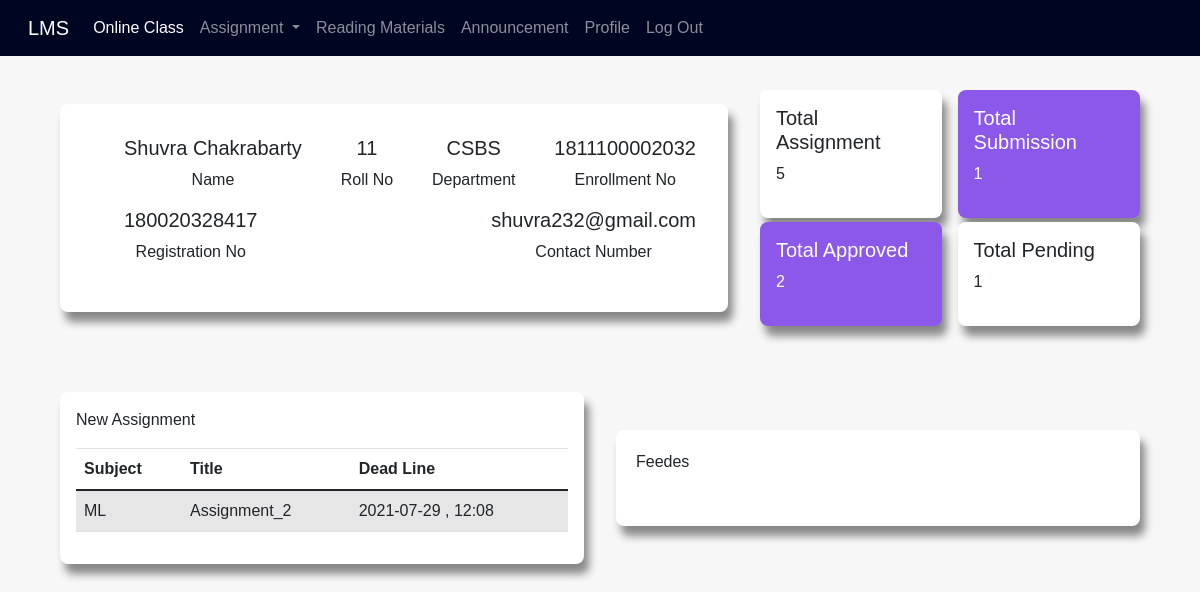
/ (signed in), run on the app's committed database.
### lms_app/models.py (models this page shows)
class Student(models.Model):
    id= models.AutoField(primary_key=True)
    name = models.CharField(max_length=70,unique=False)
    course = models.CharField(max_length=70,unique=False)
    department = models.CharField(max_length=100, unique=False)
    reg_no = models.CharField(max_length=30,unique=True)
    roll_no = models.CharField(max_length=50,unique=True)
    year = models.CharField(max_length=20,unique=False)
    semester = models.CharField(max_length=20,unique=False)
    address = models.CharField(max_length=500,unique=False)
    password = models.CharField(max_length=50,unique=False,null=True)
    email = models.CharField(max_length=70,unique=False,null=True)

class Create_assignment(models.Model):
    id = models.AutoField(primary_key=True)
    admin_id = models.IntegerField(unique=False)
    title = models.CharField(max_length=100,unique=False)
    department = models.CharField(max_length=100, unique=False)
    subject = models.CharField(max_length=100, unique=False)
    despription = models.CharField(max_length=700,unique=False)
    deadline_date = models.CharField(max_length=50,unique=False)
    deadline_time = models.CharField(max_length=50,unique=False)
    uploaded_date = models.DateTimeField(auto_now_add=True, null=True)
    file = models.CharField(max_length=500,unique=False)

### lms_app/views.py (the view, shortened to what this page needs)
# urls.py: path("",views.index,name='index'),
def index(requests):
    if 'email' in requests.session:
        if 'student' in requests.session:
            student_id = requests.session.get('student_id')
            data = Student.objects.all().filter(id=student_id)
            name = requests.session.get('s_name')
            department = requests.session['dep']
            data2 = Create_assignment.objects.all().filter(department=department)
            data3 = Submit.objects.all().filter(name=name)
            assignment_no = len(data3)
            submit_no = len(data2)
            message = name
            my_dict = {
                'students':data,
                'assignment': data2,
                'submit':data3,
                'message': message,
                'assignment_no':assignment_no,
                'submit_no': submit_no
            }
            return render(requests, 'index.html',context=my_dict)
        if 'admin' in requests.session:
            return render(requests, 'index.html')
    else:
        return redirect('/login')

### templates/index.html (shortened to what this page needs)
{% extends 'header.html' %}
{% block body_block %}
<div class="home_page">
   {% if 'student' in request.session  %}
   {% for s in students %}
    <div class="details_div">
        <div class="name">
            <h5>{{s.name}}</h5>
            <p>Name</p>
        </div>
        <div class="roll">
            <h5>11</h5>
            <p>Roll No</p>
        </div>
        <div class="classes">
            <h5>{{s.department}}</h5>
            <p>Department</p>
        </div>
        <div class="enroll">
            <h5>{{s.roll_no}}</h5>
            <p>Enrollment No</p>
        </div>
        <div class="reg">
            <h5>{{s.reg_no}}</h5>
            <p>Registration No</p>
        </div>
        <div class="contact">
            <h5>{{s.email}}</h5>
            <p>Contact Number</p>
        </div>
    </div>
    {% endfor %}
    {% endif %}
{%  if 'student' in request.session %}
    <div class="assignment">
        <div class="total_assign">
            <h5>Total Assignment</h5>
            <p>{{assignment_no}}</p>
        </div>
        <div class="total_sub">
            <h5>Total Submission</h5>
            <p>{{submit_no}}</p>
        </div>
        <div class="total_appro">
            <h5>Total Approved</h5>
            <p>2</p>
        </div>
        <div class="total_pend">
            <h5>Total Pending</h5>
            <p>1</p>
        </div>
    </div>
</div>
{% endif %}
<div class="for_table">
        {%  if 'student' in request.session %}
    <div class="new_assignment">
        <div class="asign">
        <p>New Assignment</p>
            <table class="table table-striped">
                <thead>
                    <tr>
                        <th>Subject</th>
                        <th>Title</th>
                        <th>Dead Line</th>
                    </tr>
                </thead>
                <tbody>
                    {% for a in assignment %}
                    <tr>
                        <td>{{a.subject}}</td>
                        <td>{{a.title}}</td>
                        <td>{{a.deadline_date}} , {{a.deadline_time}}</td>
                    </tr>
                    {% endfor %}
                </tbody>
            </table>
        </div>
        {% endif %}
    </div>
    <div class="feedes">
        <div class="new_feeds">
        <p>Feedes</p>
        </div>
    </div>
</div>
</body>
</html>
{% endblock %}

### static/css/style.css (style rules this page uses)
body { margin: 0; padding: 0; box-sizing: border-box; background: rgb(247, 247, 247); font-family: 'Noto Sans JP', sans-serif; }
.home_page { padding-top: 2rem; width: 90%; display: flex; flex-direction: row; align-items: center; flex-wrap: wrap; margin: auto; }
.details_div { background: white; flex: 1 1 28rem; display: flex ; flex-direction: row; justify-content: space-between; align-items: center; flex-wrap: wrap; padding: 2rem; margin-right: 2rem; border-radius: 8px; width: 90%; box-shadow: 5px 10px 8px #888888; }
.for_table { width: 90%; display: flex; flex-direction: row; align-items: center; flex-wrap: wrap; margin: auto; padding-top: 2rem; }
.assignment { flex: 1 1 10rem; width: 30rem; height: 15rem; display: flex; flex-direction: row; justify-content: space-between; align-items: center; flex-wrap: wrap; }
.total_assign { background: white; width: 48%; padding: 1rem; border-radius: 8px; box-shadow: 5px 10px 8px #888888; }
.total_sub { background: rgb(139, 88, 233); width: 48%; padding: 1rem; border-radius: 8px; color: white; box-shadow: 5px 10px 8px #888888; }
.total_appro { background: rgb(139, 88, 233); width: 48%; padding: 1rem; border-radius: 8px; color: white; box-shadow: 5px 10px 8px #888888; }
.total_pend { background: white; width: 48%; padding: 1rem; border-radius: 8px; box-shadow: 5px 10px 8px #888888; }
.new_assignment { background: rgb(255, 255, 255); flex: 1 1 20rem; display: flex; width: 90%; margin: 2rem auto; flex-direction: row; justify-content: space-between; align-items: center; flex-wrap: wrap; border-radius: 8px; box-shadow: 5px 10px 8px #888888; }
.feedes { flex: 1 1 20rem; background: rgb(255, 255, 255); display: flex; flex-direction: row; justify-content: space-between; align-items: center; flex-wrap: wrap; border-radius: 8px; width: 90%; margin-left: 2rem; box-shadow: 5px 10px 8px #888888; }
.asign { padding: 1rem; width: 100%; }
.new_feeds { padding: 1rem; width: 100%; }
.new_feeds,th { padding: 20px; }
.name, .roll, .classes, .enroll, .reg, .contact { padding-left: 2rem; text-align: center; }

### data on the page
Student: name "Shuvra Chakrabarty", department "CSBS", roll_no "1811100002032", reg_no "180020328417", email "shuvra232@gmail.com"
Create_assignment: subject "ML", title "Assignment_2", deadline_date "2021-07-29", deadline_time "12:08"

### other printed values
{{ assignment_no }} "5"
{{ submit_no }} "1"
